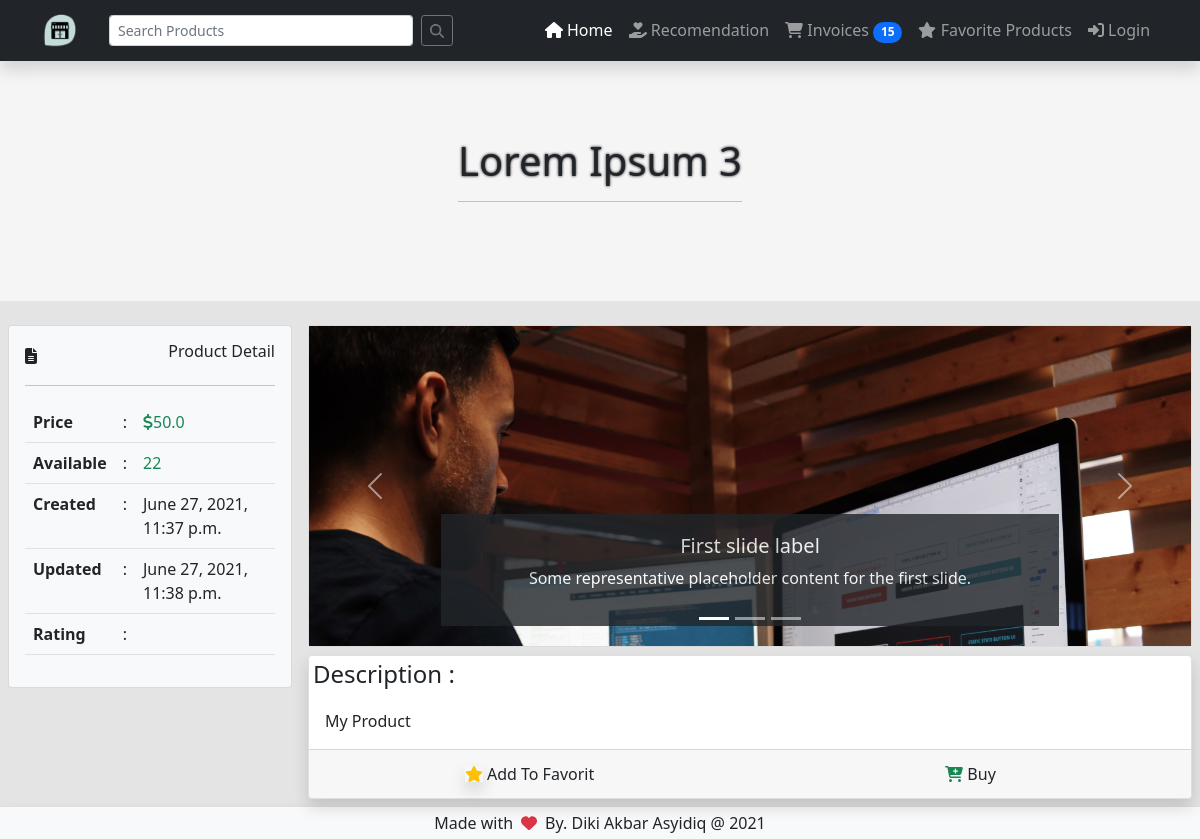
The app's page /product/3/lorem-ipsum-3, older data.
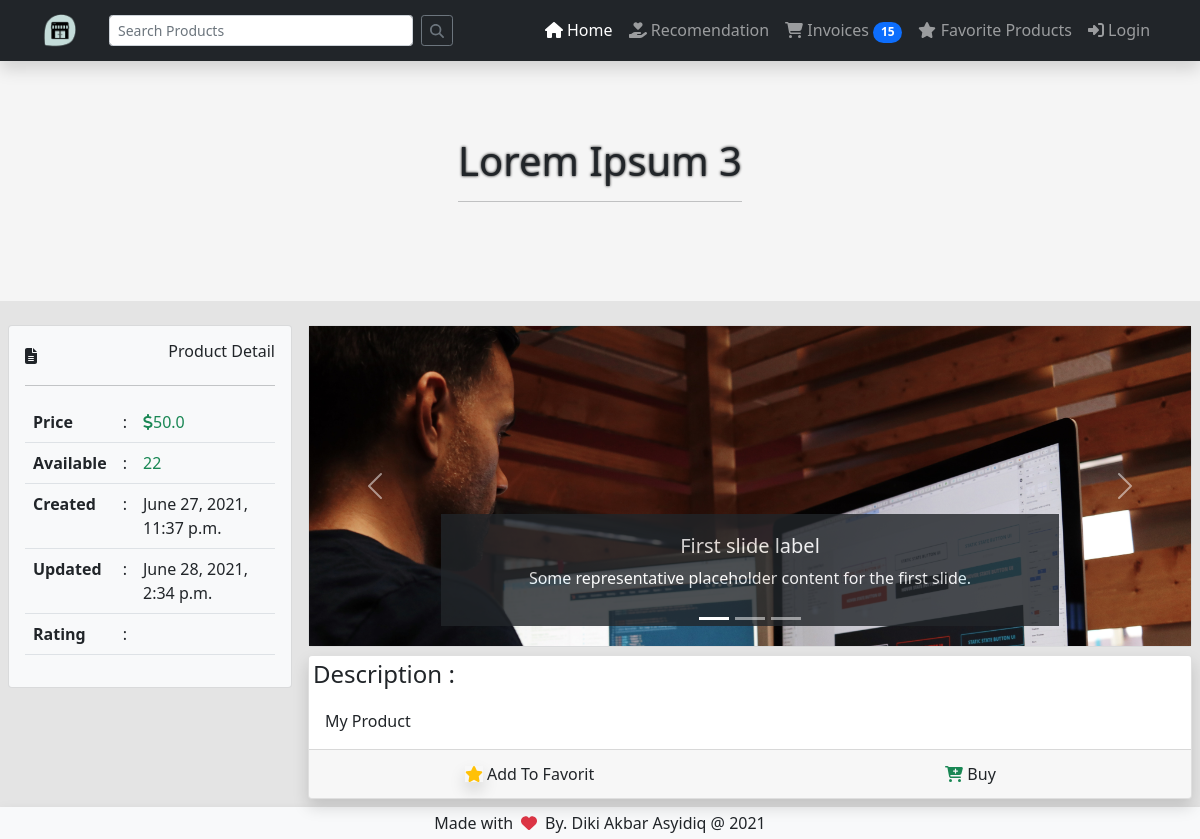
The same page, newer data.
### products/models.py (models this page shows, shortened)
class Products(models.Model):
    product_name        = models.CharField(max_length=50, blank=False)
    product_description = models.TextField(default="My Product", blank=False)
    product_price       = models.FloatField(blank=False)
    product_category    = models.JSONField(blank=False)
    product_created     = models.DateTimeField(auto_now_add=True)
    product_updated     = models.DateTimeField(auto_now=True)
    product_owner       = models.CharField(max_length=25, editable=False, blank=False)
    product_stock       = models.IntegerField(blank=False)
    product_rating      = models.FloatField(editable=False, blank=True, null=True)
    product_media       = models.JSONField(blank=True, null=True)
    product_slugify     = models.SlugField(editable=False)
    product_condition   = models.CharField(blank=True, max_length=50)
    product_type        = models.CharField(blank=True, max_length=50)

### marketplace/views.py (the view)
# urls.py: path('product/<int:pk>/<slug:slug>', views.ProductDetailView.as_view(template_name='products/index.html'), name="product_detail"),
class ProductDetailView(DetailView):
    model = Products
    slug_field = 'product_slugify'
    def get_object(self, queryset=None):
        if queryset is None:
            queryset = self.get_queryset()
        pk = self.kwargs.get(self.pk_url_kwarg)
        slug = self.kwargs.get(self.slug_url_kwarg)
        if pk is not None:
            queryset = queryset.filter(pk=pk)
        if slug is not None and (pk is None or self.query_pk_and_slug):
            slug_field = self.get_slug_field()
            queryset = queryset.filter(**{slug_field: slug})
        if pk is None and slug is None:
            raise AttributeError(
                "Generic detail view %s must be called with either an object "
                "pk or a slug in the URLconf." % self.__class__.__name__
            )
        try:
            obj = queryset.get()
        except queryset.model.DoesNotExist:
            raise Http404(_("No %(verbose_name)s found matching the query") %
                        {'verbose_name': queryset.model._meta.verbose_name})
        if obj.product_rating is not None:
            temp = str(obj.product_rating).split(".")
            sort = {}
            sort["index"] = temp[0]
            sort["half"] = temp[1]
            sort["by"] = len(Rating.objects.filter(product=obj.id))
            obj.product_rating = sort
        return obj

### templates/products/index.html (shortened to what the changed rows need)
{% extends 'blueprints/layout.html' %}
{% load static %}
{% block tagline %}
{{object.product_name|title}}
{% endblock tagline %}
{% block content %}
<div class="d-flex mt-3">
    <div class="p-2 w-25" data-aos="zoom-in">
        <div class="card text-dark bg-light">
            <div class="card-body">
                <table class="table">
                    <tbody>
                        <tr>
                            <th>Price</th>
                            <td> : </td>
                            <td class="text-success"> <span class="fas fa-dollar-sign"></span>{{object.product_price}}</td>
                        </tr>
                        <tr>
                            <th>Available</th>
                            <td> : </td>
                            <td class="{% if object.product_stock > 10 %}text-success{% else %}text-danger{% endif %}">{{object.product_stock}}</td>
                        </tr>
                        <tr>
                            <th>Created</th>
                            <td> : </td>
                            <td>{{object.product_created}}</td>
                        </tr>
                        <tr>
                            <th>Updated</th>
                            <td> : </td>
                            <td>{{object.product_updated}}</td>
                        </tr>
                        <tr>
                            <th>Rating</th>
                        </tr>
                    </tbody>
                </table>
            </div>
        </div>
    </div>
    <div class="p-2 flex-fill" data-aos="zoom-in">
        <div class="card mt-2 shadow" data-aos="zoom-in">
            <h4 class="m-1">Description : </h4>
            <div class="card-body">
                {{object.product_description}}
            </div>
            <div class="card-footer p-0" align="center">
                <div class="row align-items-center w-100" style="height: 3rem;">
                </div>
            </div>
        </div>
    </div>
</div>
{% endblock content %}

Row changes from the older to the newer data that the page shows:
changed Products "Lorem Ipsum 3": product_updated "June 27, 2021, 11:38 p.m." → "June 28, 2021, 2:34 p.m."
